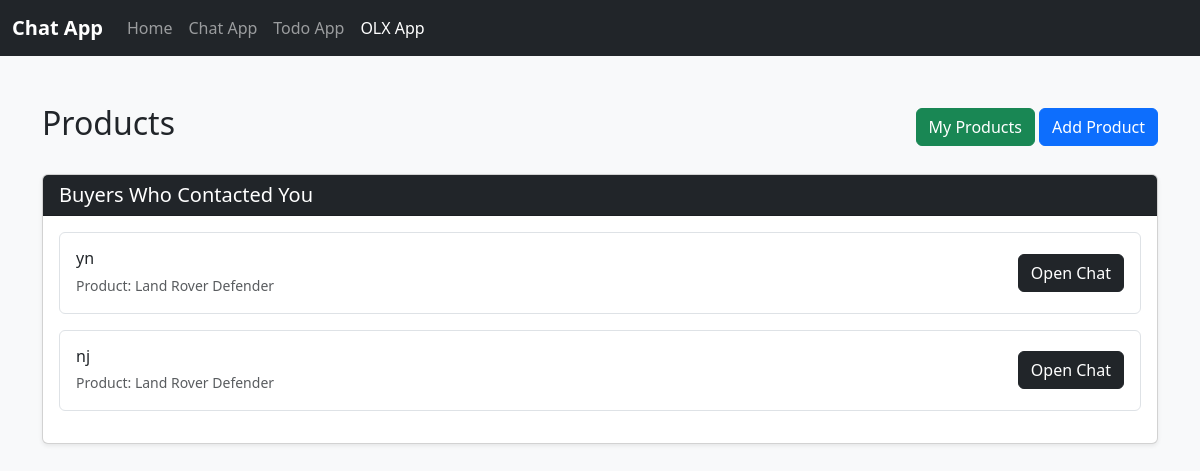
The page /olx_app/ (signed in) on the database its author committed.
### multi/models.py (models this page shows, shortened)
class ProductRoom(models.Model):
    product = models.ForeignKey(
        Product,
        on_delete=models.CASCADE
    )
    buyer = models.ForeignKey(
        User,
        on_delete=models.CASCADE,
        related_name="buyer_rooms"
    )
    seller = models.ForeignKey(
        User,
        on_delete=models.CASCADE,
        related_name="seller_rooms"
    )
    created_at = models.DateTimeField(auto_now_add=True)

class Product(models.Model):
    seller = models.ForeignKey(
        User,
        on_delete=models.CASCADE
    )
    title = models.CharField(max_length=200)
    description = models.TextField()
    price = models.IntegerField()
    image = models.ImageField(
        upload_to="products/"
    )
    is_sold = models.BooleanField(default=False)
    created_at = models.DateTimeField(auto_now_add=True)

### multi/views.py (the view)
# urls.py: path('olx_app/',views.olx_app,name='olx_app'),
def olx_app(request):
    products = Product.objects.exclude(
        seller=request.user
    )
    product_data = []
    for product in products:
        room = ProductRoom.objects.filter(
            product=product,
            buyer=request.user
        ).first()
        has_new_message = False
        if room:
            last_message = ProductMessage.objects.filter(
                room=room
            ).last()
            if last_message and last_message.sender != request.user:
                has_new_message = True
        product_data.append({
            "product": product,
            "room": room,
            "has_new_message": has_new_message
        })
    seller_rooms = ProductRoom.objects.filter(
        seller=request.user
    )
    context = {
        "product_data": product_data,
        "seller_rooms": seller_rooms
    }
    return render(
        request,
        "olx_app.html",
        context
    )

### templates/olx_app.html (shortened to what this page needs)
<!DOCTYPE html>
<html>
<head>
    <link href="https://cdn.jsdelivr.net/npm/bootstrap@5.3.3/dist/css/bootstrap.min.css" rel="stylesheet">
</head>
<body class="bg-light">
<nav class="navbar navbar-expand-lg bg-dark navbar-dark">
    <div class="container-fluid">
        <a class="navbar-brand" href="#">
            <strong>Chat App</strong>
        </a>
        <div class="collapse navbar-collapse" id="navbarNav">
            <ul class="navbar-nav">
                <li class="nav-item">
                    <a class="nav-link" href="/">
                        Home
                    </a>
                </li>
                <li class="nav-item">
                    <a class="nav-link" href="/chat_app/">
                        Chat App
                    </a>
                </li>
                <li class="nav-item">
                    <a class="nav-link" href="/todo_app/">
                        Todo App
                    </a>
                </li>
                <li class="nav-item">
                    <a class="nav-link active" href="/olx_app/">
                        OLX App
                    </a>
                </li>
            </ul>
        </div>
    </div>
</nav>
<div class="container mt-5">
    <div class="d-flex justify-content-between align-items-center mb-4">
        <h2>
            Products
        </h2>
        <div>
            <a href="{% url 'my_products' %}"
               class="btn btn-success">
                My Products
            </a>
            <a href="{% url 'add_product' %}"
               class="btn btn-primary">
                Add Product
            </a>
        </div>
    </div>
    {% if seller_rooms %}
    <div class="card shadow-sm mb-5">
        <div class="card-header bg-dark text-white">
            <h5 class="mb-0">
                Buyers Who Contacted You
            </h5>
        </div>
        <div class="card-body">
            {% for room in seller_rooms %}
            <div class="d-flex justify-content-between align-items-center border rounded p-3 mb-3">
                <div>
                    <h6 class="mb-1">
                        {{ room.buyer.username }}
                    </h6>
                    <small class="text-muted">
                        Product:
                        {{ room.product.title }}
                    </small>
                </div>
                <a
                    href="{% url 'product_chat_room' room.id %}"
                    class="btn btn-dark"
                >
                    Open Chat
                </a>
            </div>
            {% endfor %}
        </div>
    </div>
    {% endif %}
</div>
</body>
</html>

### rows shown on the page
ProductRoom: buyer.username "yn", product "Land Rover Defender"
ProductRoom: buyer.username "nj", product "Land Rover Defender"
